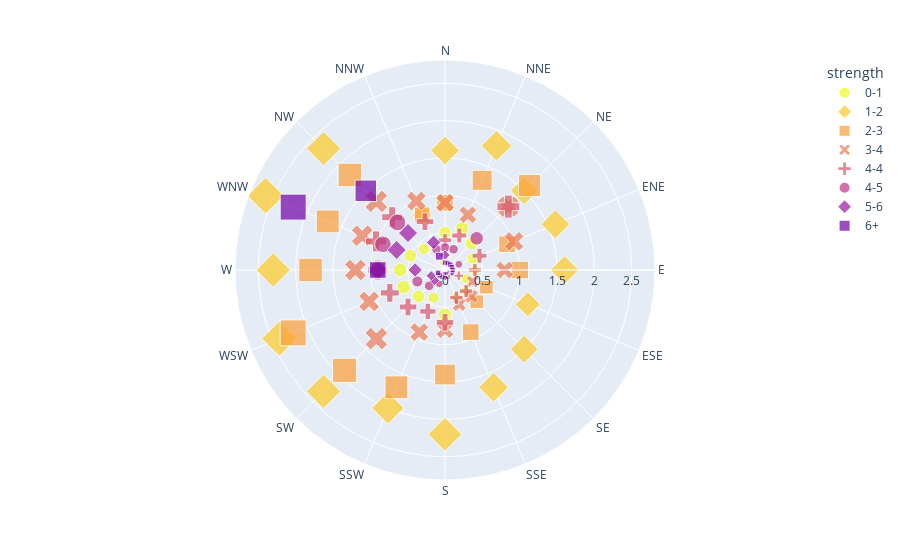

The notebook cell saved with this chart:
### Code cell
df = px.data.wind()
fig = px.scatter_polar(df, r="frequency", theta="direction",
                       color="strength", symbol="strength", size="frequency",
                       color_discrete_sequence=px.colors.sequential.Plasma_r)
fig.show()

### Figure 1 — Plotly figure (JSON) as saved in the notebook; plotly's stock layout.template omitted (floating-point values rounded to 4 significant figures)
{"data": [{"hovertemplate": "strength=0-1<br>frequency=%{marker.size}<br>direction=%{theta}<extra></extra>", "legendgroup": "0-1", "marker": {"color": "#f0f921", "size": [0.5, 0.6, 0.5, 0.4, 0.4, 0.3, 0.4, 0.4, 0.6, 0.4, 0.5, 0.6, 0.6, 0.5, 0.4, 0.1], "sizemode": "area", "sizeref": 0.0065, "symbol": "circle"}, "mode": "markers", "name": "0-1", "r": [0.5, 0.6, 0.5, 0.4, 0.4, 0.3, 0.4, 0.4, 0.6, 0.4, 0.5, 0.6, 0.6, 0.5, 0.4, 0.1], "showlegend": true, "subplot": "polar", "theta": ["N", "NNE", "NE", "ENE", "E", "ESE", "SE", "SSE", "S", "SSW", "SW", "WSW", "W", "WNW", "NW", "NNW"], "type": "scatterpolar"}, {"hovertemplate": "strength=1-2<br>frequency=%{marker.size}<br>direction=%{theta}<extra></extra>", "legendgroup": "1-2", "marker": {"color": "#fdca26", "size": [1.6, 1.8, 1.5, 1.6, 1.6, 1.2, 1.5, 1.7, 2.2, 2, 2.3, 2.4, 2.3, 2.6, 2.3, 0.8], "sizemode": "area", "sizeref": 0.0065, "symbol": "diamond"}, "mode": "markers", "name": "1-2", "r": [1.6, 1.8, 1.5, 1.6, 1.6, 1.2, 1.5, 1.7, 2.2, 2, 2.3, 2.4, 2.3, 2.6, 2.3, 0.8], "showlegend": true, "subplot": "polar", "theta": ["N", "NNE", "NE", "ENE", "E", "ESE", "SE", "SSE", "S", "SSW", "SW", "WSW", "W", "WNW", "NW", "NNW"], "type": "scatterpolar"}, {"hovertemplate": "strength=2-3<br>frequency=%{marker.size}<br>direction=%{theta}<extra></extra>", "legendgroup": "2-3", "marker": {"color": "#fb9f3a", "size": [0.9, 1.3, 1.6, 0.9, 1, 0.6, 0.6, 0.9, 1.4, 1.7, 1.9, 2.2, 1.8, 1.7, 1.8, 0.8], "sizemode": "area", "sizeref": 0.0065, "symbol": "square"}, "mode": "markers", "name": "2-3", "r": [0.9, 1.3, 1.6, 0.9, 1, 0.6, 0.6, 0.9, 1.4, 1.7, 1.9, 2.2, 1.8, 1.7, 1.8, 0.8], "showlegend": true, "subplot": "polar", "theta": ["N", "NNE", "NE", "ENE", "E", "ESE", "SE", "SSE", "S", "SSW", "SW", "WSW", "W", "WNW", "NW", "NNW"], "type": "scatterpolar"}, {"hovertemplate": "strength=3-4<br>frequency=%{marker.size}<br>direction=%{theta}<extra></extra>", "legendgroup": "3-4", "marker": {"color": "#ed7953", "size": [0.9, 0.8, 1.2, 1, 0.8, 0.4, 0.5, 0.5, 0.8, 0.9, 1.3, 1.1, 1.2, 1.2, 1.3, 1], "sizemode": "area", "sizeref": 0.0065, "symbol": "x"}, "mode": "markers", "name": "3-4", "r": [0.9, 0.8, 1.2, 1, 0.8, 0.4, 0.5, 0.5, 0.8, 0.9, 1.3, 1.1, 1.2, 1.2, 1.3, 1], "showlegend": true, "subplot": "polar", "theta": ["N", "NNE", "NE", "ENE", "E", "ESE", "SE", "SSE", "S", "SSW", "SW", "WSW", "W", "WNW", "NW", "NNW"], "type": "scatterpolar"}, {"hovertemplate": "strength=4-4<br>frequency=%{marker.size}<br>direction=%{theta}<extra></extra>", "legendgroup": "4-4", "marker": {"color": "#d8576b", "size": [0.4, 0.5, 1.2, 0.5, 0.4, 0.2, 0.4, 0.4, 0.7, 0.6, 0.7, 0.8, 0.9, 1, 1, 0.7], "sizemode": "area", "sizeref": 0.0065, "symbol": "cross"}, "mode": "markers", "name": "4-4", "r": [0.4, 0.5, 1.2, 0.5, 0.4, 0.2, 0.4, 0.4, 0.7, 0.6, 0.7, 0.8, 0.9, 1, 1, 0.7], "showlegend": true, "subplot": "polar", "theta": ["N", "NNE", "NE", "ENE", "E", "ESE", "SE", "SSE", "S", "SSW", "SW", "WSW", "W", "WNW", "NW", "NNW"], "type": "scatterpolar"}, {"hovertemplate": "strength=4-5<br>frequency=%{marker.size}<br>direction=%{theta}<extra></extra>", "legendgroup": "4-5", "marker": {"color": "#bd3786", "size": [0.3, 0.3, 0.6, 0.2, 0.1, 0.1, 0.05, 0.1, 0.1, 0.2, 0.3, 0.4, 0.9, 0.9, 0.9, 0.3], "sizemode": "area", "sizeref": 0.0065, "symbol": "circle"}, "mode": "markers", "name": "4-5", "r": [0.3, 0.3, 0.6, 0.2, 0.1, 0.1, 0.05, 0.1, 0.1, 0.2, 0.3, 0.4, 0.9, 0.9, 0.9, 0.3], "showlegend": true, "subplot": "polar", "theta": ["N", "NNE", "NE", "ENE", "E", "ESE", "SE", "SSE", "S", "SSW", "SW", "WSW", "W", "WNW", "NW", "NNW"], "type": "scatterpolar"}, {"hovertemplate": "strength=5-6<br>frequency=%{marker.size}<br>direction=%{theta}<extra></extra>", "legendgroup": "5-6", "marker": {"color": "#9c179e", "size": [0.2, 0.1, 0.1, 0.1, 0.1, 0.1, 0.05, 0.05, 0.1, 0.05, 0.2, 0.2, 0.4, 0.7, 0.7, 0.4], "sizemode": "area", "sizeref": 0.0065, "symbol": "diamond"}, "mode": "markers", "name": "5-6", "r": [0.2, 0.1, 0.1, 0.1, 0.1, 0.1, 0.05, 0.05, 0.1, 0.05, 0.2, 0.2, 0.4, 0.7, 0.7, 0.4], "showlegend": true, "subplot": "polar", "theta": ["N", "NNE", "NE", "ENE", "E", "ESE", "SE", "SSE", "S", "SSW", "SW", "WSW", "W", "WNW", "NW", "NNW"], "type": "scatterpolar"}, {"hovertemplate": "strength=6+<br>frequency=%{marker.size}<br>direction=%{theta}<extra></extra>", "legendgroup": "6+", "marker": {"color": "#7201a8", "size": [0.1, 0.1, 0.1, 0.1, 0.1, 0.05, 0.05, 0.05, 0.05, 0.1, 0.1, 0.1, 0.9, 2.2, 1.5, 0.2], "sizemode": "area", "sizeref": 0.0065, "symbol": "square"}, "mode": "markers", "name": "6+", "r": [0.1, 0.1, 0.1, 0.1, 0.1, 0.05, 0.05, 0.05, 0.05, 0.1, 0.1, 0.1, 0.9, 2.2, 1.5, 0.2], "showlegend": true, "subplot": "polar", "theta": ["N", "NNE", "NE", "ENE", "E", "ESE", "SE", "SSE", "S", "SSW", "SW", "WSW", "W", "WNW", "NW", "NNW"], "type": "scatterpolar"}], "layout": {"legend": {"itemsizing": "constant", "title": {"text": "strength"}, "tracegroupgap": 0}, "margin": {"t": 60}, "polar": {"angularaxis": {"direction": "clockwise", "rotation": 90}, "domain": {"x": [0, 1], "y": [0, 1]}}}}
